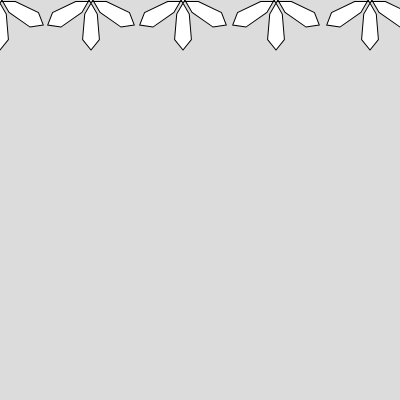
Frame 1 (no input)
Frame 60 (no input): identical to frame 1, image omitted
Frame 120 (the mouse pressed at the canvas centre since frame 60): identical to frame 1, image omitted

The p5.js sketch that drew this single still picture (run headless with seeded random() and noise() and a simulated clock; from frame 60 on, the mouse is pressed at the canvas centre):

// p5.js sketch
// ── sketch.js
let k = 1;
let n = 3;
let d = 1;

function setup() {
  createCanvas(400, 400);
  angleMode(DEGREES);
}

function draw() {
  background(220);
  for (let i = 0; i <= 400; i += 1) {
      translate(i - 90,0);
      push();
      flower(50);
      pop();
  }
}

function flower(scl) {
  // scale(scl);
  push();
  rotate(30);
  beginShape();
  for (a = 0; a < 180 * d; a += 12) {
    k = n / d;
    r = cos(k * a);
    x = r * cos(a) * scl;
    y = r * sin(a) * scl;
    vertex(x, y);
  }
  endShape(CLOSE);
  pop();

  push();
  rotate(-30);
  beginShape();
  for (a = 0; a < 180 * d; a += 12) {
    k = n / d;
    r = cos(k * a);
    x = r * cos(a) * scl;
    y = r * sin(a) * scl;
    vertex(x, y);
  }
  endShape(CLOSE);
  pop();
}
